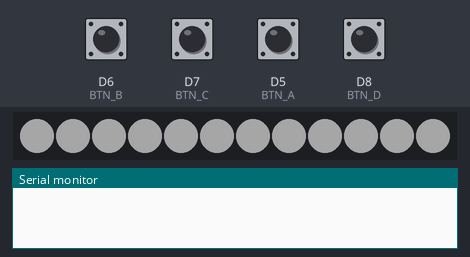
The sketch below on a simulated ESP8266 (NodeMCU). Shown: 12 RGB LEDs in strip order, left to right, the last lines printed to the serial monitor. Inputs (shaded band) come from the test bench; at power-on: D5 (BTN_A), D6 (BTN_B), D7 (BTN_C), D8 (BTN_D) LOW. Dim RGB values are drawn brighter than linear.

Above: at 1.2 s.
1.3 s: D6 (BTN_B) pulled HIGH for 0.15 s
At 1.7 s:
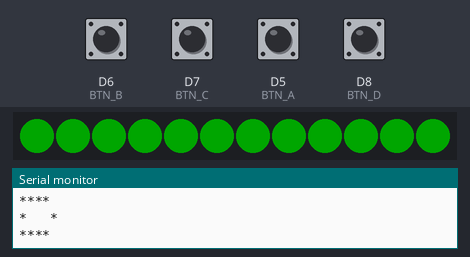
2.9 s: D7 (BTN_C) pulled HIGH for 0.15 s
At 4.1 s:
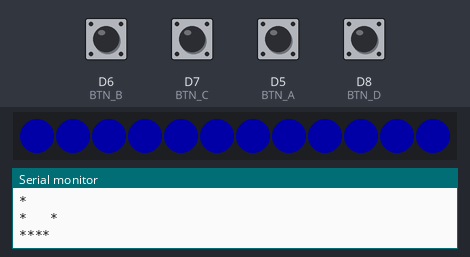
4.5 s: D5 (BTN_A) pulled HIGH for 0.15 s
At 5.3 s:
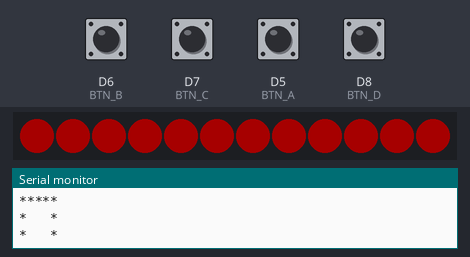
6.1 s: D8 (BTN_D) pulled HIGH for 0.15 s
At 6.6 s:
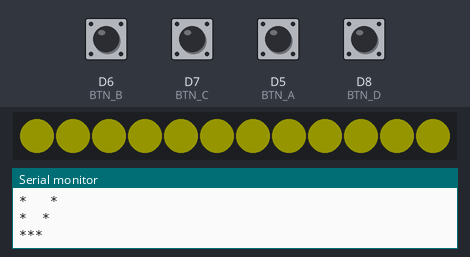
7.7 s: D6 (BTN_B) pulled HIGH for 1 s
At 8.9 s:
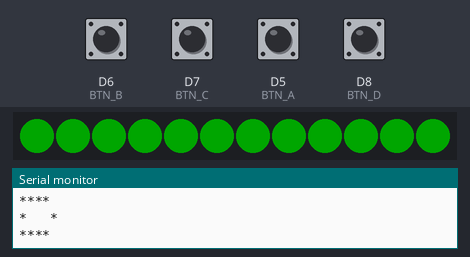
10.2 s: D7 (BTN_C) pulled HIGH for 1 s
At 10.7 s:
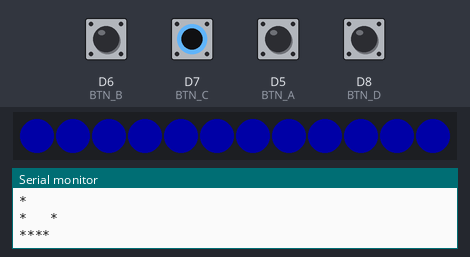
Timing chart, 0 to 13.2 s (numbered marks = the images above; inputs shaded):
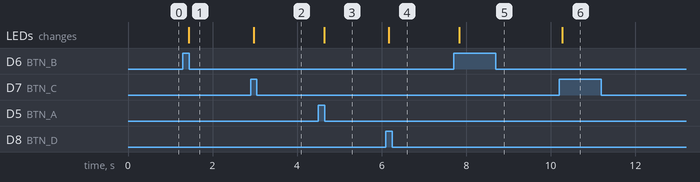

Measured:
- after the input at 1.3 s, the LEDs: change after 0.14 s (image 1)
- after the input at 2.9 s, the LEDs: change after 0.07 s (image 2)
- after the input at 4.5 s, the LEDs: change after 0.14 s (image 3)
- after the input at 6.1 s, the LEDs: change after 0.07 s (image 4)
- after the input at 7.7 s, the LEDs: change after 0.14 s (image 5)
- after the input at 10.2 s, the LEDs: change after 0.07 s (image 6)

The sketch:

4-channel-ring.ino
```cpp
#include <FastLED.h>

#define LED_DATA_PIN   D2
#define NUM_LEDS       12

#define BTN_A          D5
#define BTN_B          D6
#define BTN_C          D7
#define BTN_D          D8

#define DEBUG
CRGB leds[NUM_LEDS];

byte red = 40;
byte green = 40;
byte blue = 40;

void setup() {
  // put your setup code here, to run once:

  pinMode(BTN_A, INPUT);
  pinMode(BTN_B, INPUT);
  pinMode(BTN_C, INPUT);
  pinMode(BTN_D, INPUT);

  FastLED.addLeds<WS2812B, LED_DATA_PIN, GRB>(leds, NUM_LEDS);
#ifdef DEBUG
  Serial.begin(115200);
#endif
}

void loop() {
  // put your main code here, to run repeatedly:

  byte inA = digitalRead(BTN_A);
  byte inB = digitalRead(BTN_B);
  byte inC = digitalRead(BTN_C);
  byte inD = digitalRead(BTN_D);

  if (inA) {
#ifdef DEBUG
    Serial.println(" ***");
    Serial.println("*   *");
    Serial.println("*****");
    Serial.println("*   *");
    Serial.println("*   *");
#endif

    red = 40; green = 0; blue = 0;
  }

  if (inB) {
#ifdef DEBUG
    Serial.println("****");
    Serial.println("*   *");
    Serial.println("****");
    Serial.println("*   *");
    Serial.println("****");
#endif

    red = 0; green = 40; blue = 0;
  }

  if (inC) {
#ifdef DEBUG
    Serial.println("****");
    Serial.println("*   *");
    Serial.println("*");
    Serial.println("*   *");
    Serial.println("****");
#endif

    red = 0; green = 0; blue = 40;
  }

  if (inD) {
#ifdef DEBUG
    Serial.println("***");
    Serial.println("*  *");
    Serial.println("*   *");
    Serial.println("*  *");
    Serial.println("***");
#endif

    red = 20; green = 20; blue = 0;
  }

#ifdef DEBUG
  Serial.println("");
#endif

  for(int i = 0; i < NUM_LEDS; ++i) {
    leds[i] = CRGB(red, green, blue);

    FastLED.show();
  }

 #ifdef debug
  delay(500);
 #else
  delay(100);
 #endif
}
```
